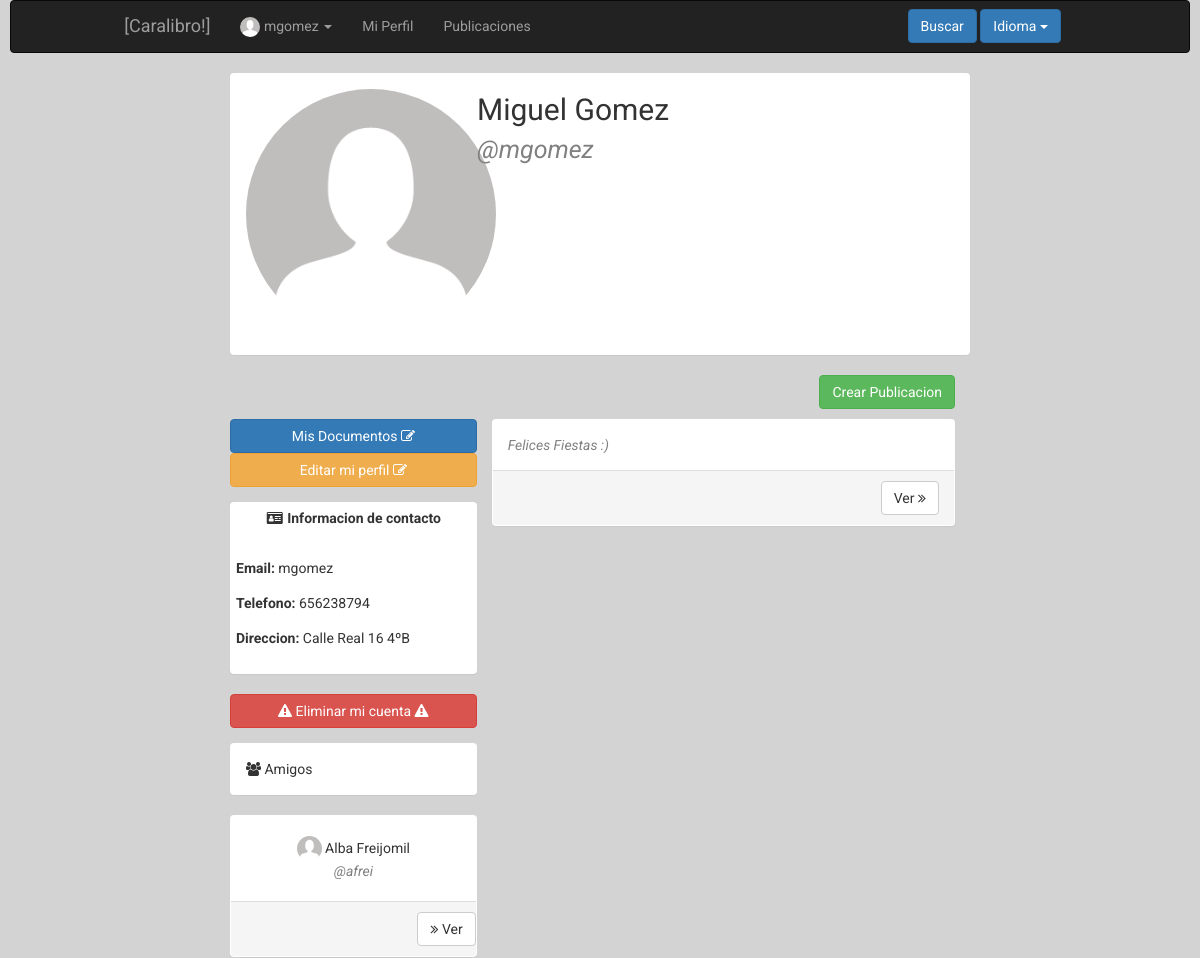
Page /index.php?controller=user&action=showcurrent&id=3 (signed in, upper part) on the earlier database version.
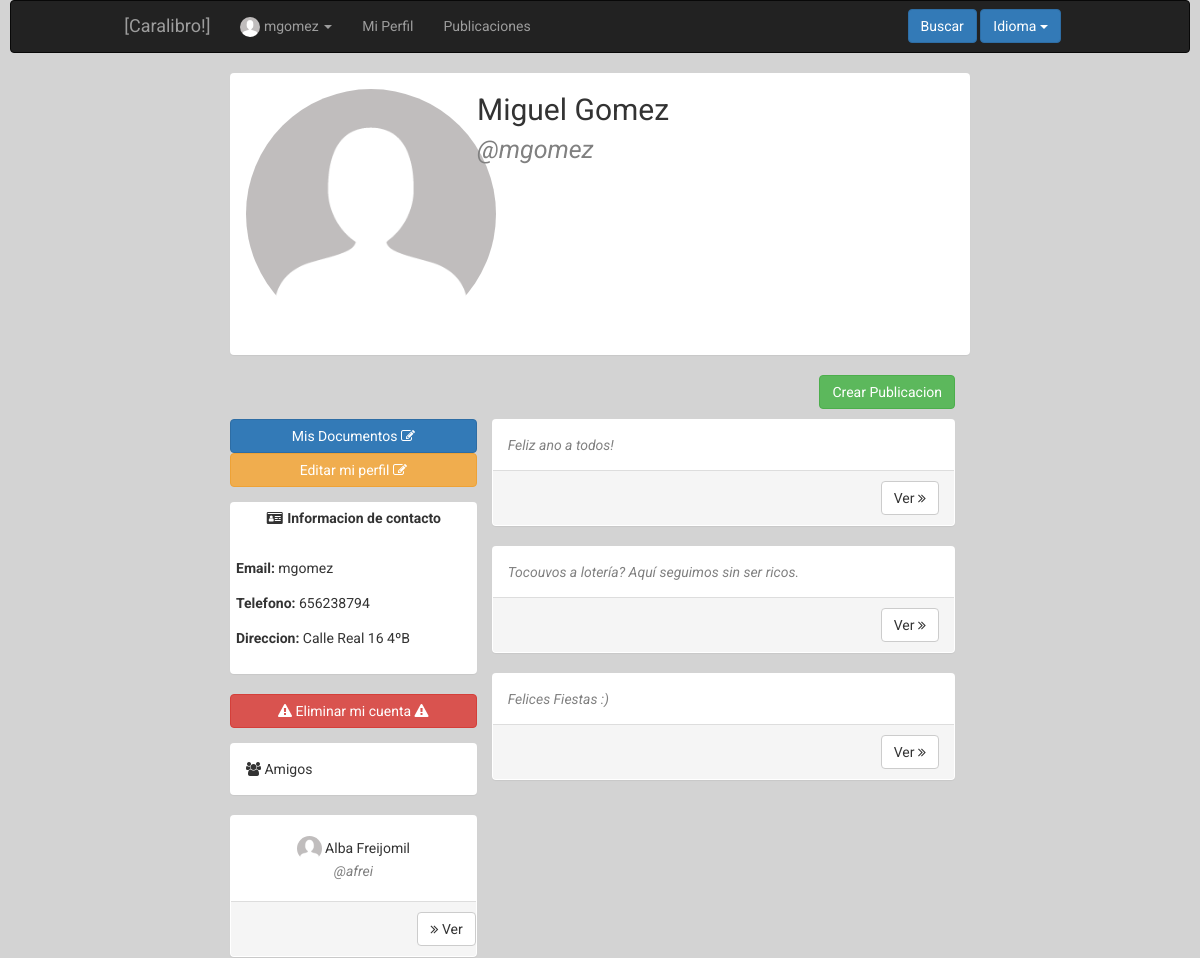
Same page on the later database version.
### tables this page shows
CREATE TABLE IF NOT EXISTS `user` (
`id` int(11) NOT NULL,
  `name` varchar(50) NOT NULL,
  `surname` varchar(100) NOT NULL,
  `email` varchar(100) NOT NULL,
  `phone` varchar(12) NOT NULL,
  `user` varchar(50) NOT NULL,
  `password` varchar(255) NOT NULL,
  `birthday` date NOT NULL,
  `address` varchar(100) NOT NULL,
  `status` tinyint(1) NOT NULL,
  `photo` varchar(255) DEFAULT NULL,
  `type` tinyint(1) NOT NULL,
  `private` tinyint(1) NOT NULL
);

CREATE TABLE IF NOT EXISTS `publication` (
`id` int(11) NOT NULL,
  `destination` int(11) NOT NULL,
  `type` varchar(50) NOT NULL,
  `owner` int(11) NOT NULL,
  `creationdate` date NOT NULL,
  `hour` time NOT NULL,
  `description` text NOT NULL,
  `status` tinyint(1) NOT NULL
);

### core/ViewManager.php (called while the page is built, shortened)
<?php
class ViewManager {
    private $variables = array();
    public function setVariable($varname, $value, $flash=false) {
        $this->variables[$varname] = $value;
    }
    public function getVariable($varname, $default=NULL) {
        if (!isset($this->variables[$varname])) {
            return $default;
        }
        return $this->variables[$varname];
    }
    public function render($controller, $viewname) {
        include(__DIR__."/../Views/$controller/$viewname.php");
    }
    private static $viewmanager_singleton = NULL;
    public static function getInstance() {
        if (self::$viewmanager_singleton == null) {
            self::$viewmanager_singleton = new ViewManager();
        }
        return self::$viewmanager_singleton;
    }
}

### Controllers/USER_Controller.php (called while the page is built, shortened)
<?php
require_once(__DIR__ . "/../core/ViewManager.php");
require_once(__DIR__ . "/../core/I18n.php");
require_once(__DIR__ . "/../Models/User.php");
require_once(__DIR__ . "/../Models/Publication.php");
require_once(__DIR__ . "/../Models/PUBLICATION_Model.php");
require_once(__DIR__ . "/../Models/FRIENDSHIP_Model.php");
class USER_Controller extends BaseController
{
    private $userModel;
    public function __construct()
    {
        $this->userModel = new USER_Model();
        $this->view->setLayout("base");
    }
    public function showcurrent()
    {
        $userid = $_REQUEST["id"];
        $user   = $this->userModel->showcurrent($userid);
        $isAdmin   = $this->permissions->isAdmin($this->currentUser->getID());
        $publicationModel = new PUBLICATION_Model();
        $publications     = $publicationModel->showall($userid, "user");
        $friendshipModel = new FRIENDSHIP_Model();
        $friends         = $friendshipModel->showall($userid);
        $this->view->setVariable("isAdmin", $isAdmin);
        $this->view->setVariable("user", $user);
        $this->view->setVariable("publications", $publications);
        $this->view->setVariable("friends", $friends);
        $this->view->render("user", "USER_SHOWCURRENT_Vista");
    }
}

### index.php (called while the page is built, shortened)
<?php
function run() {
    try{
        $controller = loadController($_GET["controller"]);
        $actionName = $_GET["action"];
        $controller->$actionName();
    } catch (Exception $ex) {
        die($ex->getMessage());
    }
}
function loadController($controllerName) {
    return new $controllerClassName();
}
run();
?>

### Models/User.php (called while the page is built, shortened)
<?php
class User {
    private $id;
    private $user;
    private $name;
    private $surname;
    private $photo;
    public function __construct($id=NULL, $user=NULL, $name=NULL, $surname=NULL, $email=NULL, $phone=NULL,
                                $birthday=NULL, $address=NULL, $status=1, $photo=NULL, $type=0,
                                $private=0, $password=NULL)
    {
     $this->id = $id;
     $this->user = $user;
     $this->name = $name;
     $this->surname = $surname;
     $this->photo = $photo;
    }
    public function getID() {
        return $this->id;
    }
    public function setID($id) {
        $this->id = $id;
    }
    public function getUser() {
        return $this->user;
    }
    public function getName() {
        return $this->name;
    }
    public function setName($name) {
        $this->name = $name;
    }
    public function getSurname() {
        return $this->surname;
    }
    public function getPhoto() {
        return $this->photo;
    }
}

### Models/FRIENDSHIP_Model.php (called while the page is built, shortened)
<?php
require_once(__DIR__ . "/../core/PDOConnection.php");
class FRIENDSHIP_Model
{
    private $db;
    public function __construct()
    {
        $this->db = PDOConnection::getInstance();
    }
    public function showall($currentuserid, $add = 1)
    {
        $friends = array();
        $sql = $this->db->prepare("SELECT u.id, u.user, u.name, u.surname, u.status, u.photo FROM user as u, friendship as f where f.member=? AND f.status=? and f.secondarymember=u.id ORDER BY u.name");
        $sql->execute(array(
            $currentuserid,
            $add
        ));
        $friends_db = $sql->fetchAll(PDO::FETCH_ASSOC);
        foreach ($friends_db as $friend) {
            array_push($friends, new User($friend["id"], $friend["user"], $friend["name"], $friend["surname"], NULL, NULL, NULL, NULL, $friend["status"], $friend["photo"]));
        }
        $sql = $this->db->prepare("SELECT u.id, u.user, u.name, u.surname, u.status, u.photo FROM user as u, friendship as f where f.secondarymember=? AND f.status=? and f.member=u.id ORDER BY u.name");
        $sql->execute(array(
            $currentuserid,
            $add
        ));
        $friends_db = $sql->fetchAll(PDO::FETCH_ASSOC);
        foreach ($friends_db as $friend) {
            array_push($friends, new User($friend["id"], $friend["user"], $friend["name"], $friend["surname"], NULL, NULL, NULL, NULL, $friend["status"], $friend["photo"]));
        }
        return $friends;
    }
}

### core/PDOConnection.php (called while the page is built)
<?php
class PDOConnection {
    private static $dbhost = "127.0.0.1";
    private static $dbname = "ET3Grupo1";
    private static $dbuser = "ET3Grupo1";
    private static $dbpass = "ET3Grupo1";
    private static $db_singleton = null;
    public static function getInstance() {
        if (self::$db_singleton == null) {
            self::$db_singleton = new PDO(
                "mysql:host=".self::$dbhost.";dbname=".self::$dbname.";charset=utf8",
                self::$dbuser,
                self::$dbpass,
                array(
                    PDO::ATTR_EMULATE_PREPARES => false,
                    PDO::ATTR_ERRMODE => PDO::ERRMODE_EXCEPTION
                )
            );
        }
        return self::$db_singleton;
    }
}
?>

### core/I18n.php (called while the page is built, shortened)
<?php
class I18n {
  private $messages;
  public function setLanguage($language) {
    $this->messages = $i18n_messages;
  }
  public function i18n($key) {
    if (isset($this->messages[$key])){
      return $this->messages[$key];
    }else{
      return $key;
    }
  }
  private static $i18n_singleton = null;
  public static function getInstance() {
    if (self::$i18n_singleton == NULL) {
      self::$i18n_singleton = new I18n();
    }
    return self::$i18n_singleton;
  }
}
function i18n($key) {
  return I18n::getInstance()->i18n($key);
}

### Models/Publication.php (called while the page is built, shortened)
<?php
class Publication
{
    private $id;
    private $description;
    public function __construct($id = NULL, $destination = NULL, $type = NULL, $owner = NULL, $creationdate = NULL, $hour = NULL, $description = NULL, $status = NULL)
    {
        $this->id           = $id;
        $this->description  = $description;
    }
    public function getID()
    {
        return $this->id;
    }
    public function getDescription()
    {
        return $this->description;
    }
}
?>

### Models/PUBLICATION_Model.php (called while the page is built, shortened)
<?php
require_once(__DIR__ . "/../core/PDOConnection.php");
class PUBLICATION_Model
{
    private $db;
    public function __construct()
    {
        $this->db = PDOConnection::getInstance();
    }
    public function showall($destinationID, $type)
    {
        $sql = $this->db->prepare("SELECT * FROM publication WHERE destination=? AND type=? ORDER BY id DESC");
        $sql->execute(array(
            $destinationID,
            $type
        ));
        $publications_db = $sql->fetchAll(PDO::FETCH_ASSOC);
        $publications = array();
        foreach ($publications_db as $publication) {
            array_push($publications, new Publication($publication["id"], $publication["destination"], $publication["type"], $publication["owner"], $publication["creationdate"], $publication["hour"], $publication["description"], $publication["status"]));
        }
        return $publications;
    }
}

### Views/user/USER_SHOWCURRENT_Vista.php (the view, shortened to what the changed rows need)
<?php
	require_once(__DIR__."/../../core/ViewManager.php");
	$view = ViewManager::getInstance();
	$friends = $view->getVariable("friends");
	$publications = $view->getVariable("publications");
	$isPrivate = $view->getVariable("isPrivate");
?>
<div class="container-fluid">
<?php if (!($isPrivate && !$isFriend)): ?>
<div class="row">
	<div class="col-md-4">
	<?php foreach ($friends as $friend): ?>
		<div class="row">
		<div class="panel">
			<div class="panel-body" >
				<div class="row text-center" style="padding: 5px">
					<?php if ($friend->getPhoto() == NULL): ?>
						<img class="smallPhoto img-circle" src="media/profileImages/default.png" alt="default">
					<?php else: ?>
						<img class="smallPhoto img-circle" src="<?=$friend->getPhoto() ?>" alt="<?=$friend->getPhoto() ?>">
					<?php endif ?>
					<font class="name"><?= $friend->getName()." ".$friend->getSurname() ?></font><br>
					<font class="user">@<?=$friend->getUser() ?></font>
				</div>
			</div>
			<div class="panel-footer">
			<div class="row">
				<a href="index.php?controller=user&action=showcurrent&id=<?=$friend->getID()  ?>">
					<button class="btn btn-default pull-right">
					<i class="fa fa-angle-double-right"></i>
						<?= i18n("View") ?>
					</button>
				</a>
			</div>
			</div>
		</div>
	</div>
	<?php endforeach ?>
	</div>
	<div class="col-md-8">
		<?php if ($publications == NULL): ?>
			<div class="panel">
				<div class="panel-body">
					<div class="text-center">
						<font class=""><?= i18n("No publication here") ?></font>
					</div>
				</div>
			</div>
		<?php else: ?>
			<?php foreach ($publications as $publication): ?>
							<div class="panel">
								<div class="panel-body">
									<font class="user">
										<?=$publication->getDescription() ?>
									</font>
								</div>
								<div class="panel-footer">
									<div class="row">
										<div class="col-md-6 pull-left">
										</div>
										<div class="col-md-6">
											<a href="index.php?controller=publication&action=showcurrent&id=<?=$publication->getID() ?>">
												<button class="btn btn-default pull-right">
													<?= i18n("View")  ?>
													<i class="fa fa-angle-double-right"></i>
												</button>
											</a>
										</div>
									</div>
								</div>
							</div>
						<?php endforeach ?>
		<?php endif ?>
	</div>
</div>
	<?php endif ?>
</div>

Differences in the rows shown:
added publication: description "Feliz ano a todos!"
added publication: description "Tocouvos a lotería? Aquí seguimos sin ser ricos."
